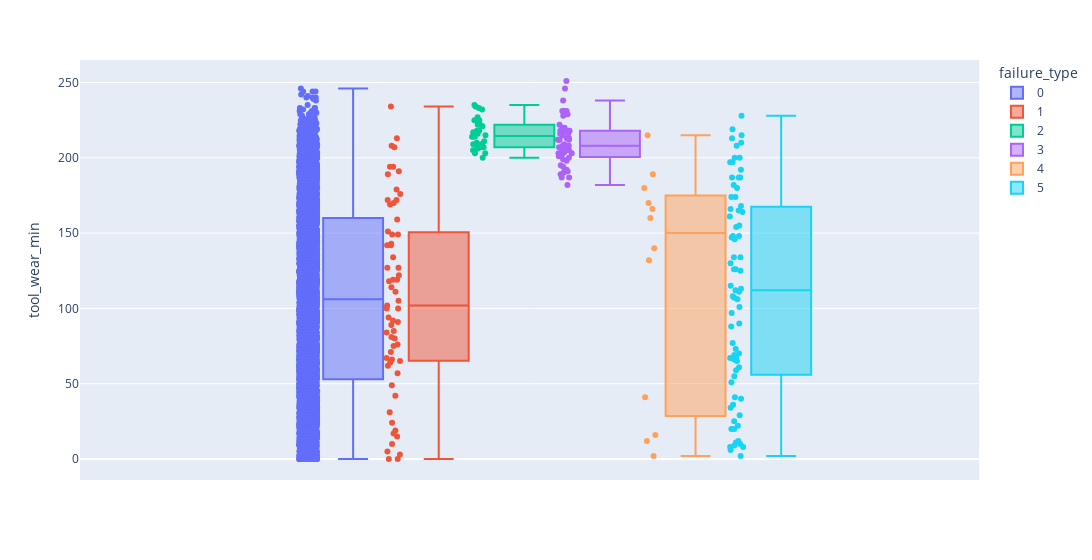

Notebook cell for this chart:
### Code cell
histogram('tool_wear_min')

### Figure 1 — Plotly figure (JSON) as saved in the notebook; plotly's stock layout.template omitted (floating-point values rounded to 4 significant figures; data arrays with more than 128 entries replaced by an {"elided": "..."} marker saying what was removed)
{"data": [{"alignmentgroup": "True", "boxpoints": "all", "hovertemplate": "failure_type=0<br>tool_wear_min=%{y}<extra></extra>", "legendgroup": "0", "marker": {"color": "#636efa"}, "name": "0", "notched": false, "offsetgroup": "0", "orientation": "v", "showlegend": true, "type": "box", "x0": " ", "xaxis": "x", "y": {"elided": "6435 int values"}, "y0": " ", "yaxis": "y"}, {"alignmentgroup": "True", "boxpoints": "all", "hovertemplate": "failure_type=1<br>tool_wear_min=%{y}<extra></extra>", "legendgroup": "1", "marker": {"color": "#EF553B"}, "name": "1", "notched": false, "offsetgroup": "1", "orientation": "v", "showlegend": true, "type": "box", "x0": " ", "xaxis": "x", "y": [191, 119, 19, 127, 118, 31, 213, 89, 149, 24, 100, 105, 194, 142, 176, 57, 67, 42, 119, 179, 134, 76, 159, 81, 15, 194, 169, 85, 114, 142, 80, 84, 71, 94, 5, 65, 234, 0, 122, 127, 208, 66, 10, 189, 49, 75, 100, 170, 17, 62, 149, 3, 91, 143, 111, 64, 102, 151, 207, 172, 0, 92, 172], "y0": " ", "yaxis": "y"}, {"alignmentgroup": "True", "boxpoints": "all", "hovertemplate": "failure_type=2<br>tool_wear_min=%{y}<extra></extra>", "legendgroup": "2", "marker": {"color": "#00cc96"}, "name": "2", "notched": false, "offsetgroup": "2", "orientation": "v", "showlegend": true, "type": "box", "x0": " ", "xaxis": "x", "y": [208, 209, 225, 203, 221, 203, 214, 207, 207, 235, 218, 233, 211, 215, 234, 227, 206, 210, 216, 214, 232, 222, 209, 225, 222, 207, 217, 200, 205, 218], "y0": " ", "yaxis": "y"}, {"alignmentgroup": "True", "boxpoints": "all", "hovertemplate": "failure_type=3<br>tool_wear_min=%{y}<extra></extra>", "legendgroup": "3", "marker": {"color": "#ab63fa"}, "name": "3", "notched": false, "offsetgroup": "3", "orientation": "v", "showlegend": true, "type": "box", "x0": " ", "xaxis": "x", "y": [216, 218, 218, 203, 199, 215, 202, 213, 212, 189, 218, 218, 220, 207, 228, 191, 231, 195, 212, 182, 187, 231, 204, 194, 200, 205, 246, 251, 213, 208, 190, 204, 192, 216, 208, 206, 212, 208, 191, 198, 222, 209, 203, 220, 212, 207, 201, 203, 229, 231, 238, 187], "y0": " ", "yaxis": "y"}, {"alignmentgroup": "True", "boxpoints": "all", "hovertemplate": "failure_type=4<br>tool_wear_min=%{y}<extra></extra>", "legendgroup": "4", "marker": {"color": "#FFA15A"}, "name": "4", "notched": false, "offsetgroup": "4", "orientation": "v", "showlegend": true, "type": "box", "x0": " ", "xaxis": "x", "y": [132, 166, 189, 140, 2, 170, 215, 12, 180, 16, 160, 41], "y0": " ", "yaxis": "y"}, {"alignmentgroup": "True", "boxpoints": "all", "hovertemplate": "failure_type=5<br>tool_wear_min=%{y}<extra></extra>", "legendgroup": "5", "marker": {"color": "#19d3f3"}, "name": "5", "notched": false, "offsetgroup": "5", "orientation": "v", "showlegend": true, "type": "box", "x0": " ", "xaxis": "x", "y": [113, 166, 67, 88, 130, 108, 126, 208, 213, 22, 73, 90, 126, 134, 148, 155, 8, 41, 97, 101, 111, 125, 154, 174, 180, 182, 187, 20, 70, 77, 147, 197, 6, 12, 36, 55, 61, 107, 134, 148, 165, 197, 10, 20, 67, 161, 168, 187, 11, 25, 40, 65, 106, 115, 146, 164, 174, 200, 228, 9, 187, 192, 200, 210, 215, 219, 2, 8, 29, 51, 66, 112, 34, 59, 69], "y0": " ", "yaxis": "y"}], "layout": {"boxmode": "group", "legend": {"title": {"text": "failure_type"}, "tracegroupgap": 0}, "margin": {"t": 60}, "width": 1200, "xaxis": {"anchor": "y", "domain": [0, 1]}, "yaxis": {"anchor": "x", "domain": [0, 1], "title": {"text": "tool_wear_min"}}}}
